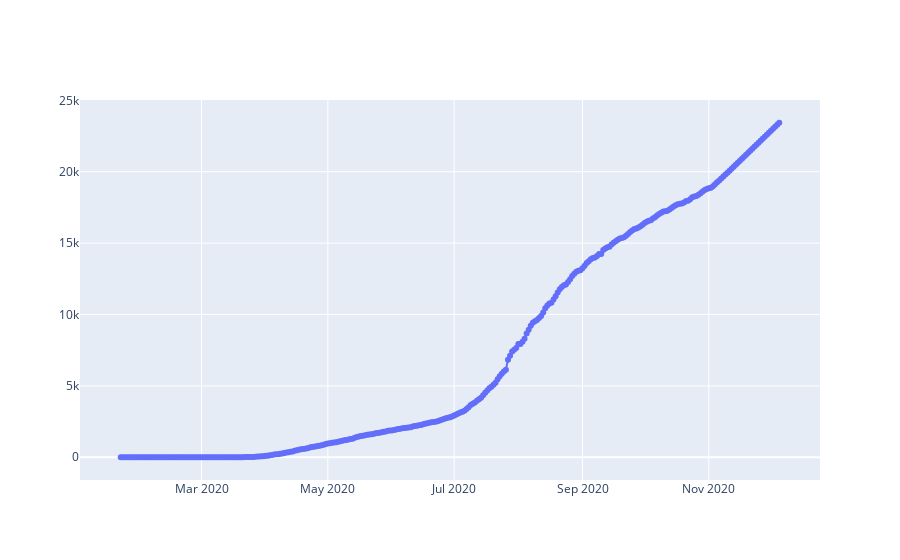

This figure's notebook cell:
### Markdown cell above
### Adding traces

All "traces" can be added to the figure with one of the `add_*` methods, where the `*` references one of the trace names. In plotly, a **trace** is one of several dozen different kinds of visualizations able to be added to a figure (scatter, bar, pie, histogram, etc...). In as few words as possible, a trace is a "type of plot". [Visit this reference page][1] to see a list of all possible traces in the left margin. Click on one of the traces to view a description of each parameter. 

Here, we create a scatter (and line) plot using the `add_scatter` method. We set `x` to be the index (containing the date) and `y` to be the column for deaths from our DataFrame. The `mode` parameter has three common settings:

* `"lines"` - connect the points without showing the markers
* `"markers"` - show just the markers
* `"lines+markers"` - connect the points and show the markers

There is no `add_line` method in plotly. Instead, use `add_scatter` with `mode` set to `"lines"` to create a line plot.

[1]: https://plotly.com/python/reference/index/

### Code cell
x = df_texas.index
y = df_texas['Deaths']
fig = go.Figure()
fig.add_scatter(x=x, y=y, mode="lines+markers")

### Figure 1 — Plotly figure (JSON) as saved in the notebook; plotly's stock layout.template omitted (floating-point values rounded to 4 significant figures; data arrays with more than 128 entries replaced by an {"elided": "..."} marker saying what was removed)
{"data": [{"mode": "lines+markers", "type": "scatter", "x": {"elided": "319 str values"}, "y": {"elided": "319 int values"}}], "layout": {}}
